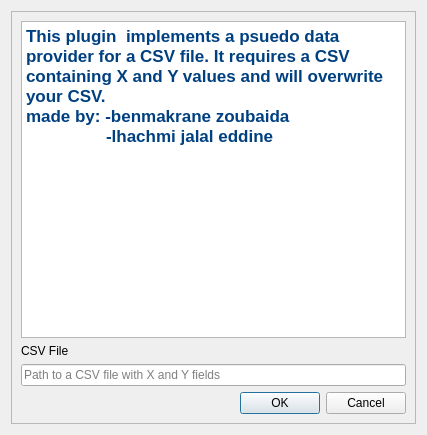
<?xml version="1.0" encoding="UTF-8"?>
<ui version="4.0">
 <class>CSVProviderDialogBase</class>
 <widget class="QDialog" name="CSVProviderDialogBase">
  <property name="geometry">
   <rect>
    <x>0</x>
    <y>0</y>
    <width>427</width>
    <height>435</height>
   </rect>
  </property>
  <property name="windowTitle">
   <string>CSV Provider</string>
  </property>
  <layout class="QGridLayout" name="gridLayout_2">
   <item row="1" column="0">
    <widget class="QFrame" name="frame">
     <property name="frameShape">
      <enum>QFrame::StyledPanel</enum>
     </property>
     <property name="frameShadow">
      <enum>QFrame::Raised</enum>
     </property>
     <layout class="QGridLayout" name="gridLayout">
      <item row="3" column="0">
       <widget class="QSplitter" name="splitter">
        <property name="orientation">
         <enum>Qt::Horizontal</enum>
        </property>
        <widget class="QLineEdit" name="lineEdit">
         <property name="placeholderText">
          <string>Path to a CSV file with X and Y fields</string>
         </property>
        </widget>
       </widget>
      </item>
      <item row="4" column="0">
       <widget class="QDialogButtonBox" name="button_box">
        <property name="orientation">
         <enum>Qt::Horizontal</enum>
        </property>
        <property name="standardButtons">
         <set>QDialogButtonBox::Cancel|QDialogButtonBox::Ok</set>
        </property>
       </widget>
      </item>
      <item row="1" column="0">
       <widget class="QLabel" name="label">
        <property name="text">
         <string>CSV File</string>
        </property>
       </widget>
      </item>
      <item row="0" column="0">
       <widget class="QTextBrowser" name="textBrowser">
        <property name="html">
         <string>&lt;!DOCTYPE HTML PUBLIC &quot;-//W3C//DTD HTML 4.0//EN&quot; &quot;http://www.w3.org/TR/REC-html40/strict.dtd&quot;&gt;
&lt;html&gt;&lt;head&gt;&lt;meta name=&quot;qrichtext&quot; content=&quot;1&quot; /&gt;&lt;style type=&quot;text/css&quot;&gt;
p, li { white-space: pre-wrap; }
&lt;/style&gt;&lt;/head&gt;&lt;body style=&quot; font-family:'MS Shell Dlg 2'; font-size:8.25pt; font-weight:400; font-style:normal;&quot;&gt;
&lt;p style=&quot; margin-top:0px; margin-bottom:0px; margin-left:0px; margin-right:0px; -qt-block-indent:0; text-indent:0px;&quot;&gt;&lt;span style=&quot; font-family:'.Lucida Grande UI'; font-size:13pt; font-weight:600; color:#004080;&quot;&gt;This plugin  implements a psuedo data provider for a CSV file. It requires a CSV containing X and Y values and will overwrite your CSV. &lt;/span&gt;&lt;/p&gt;
&lt;p style=&quot; margin-top:0px; margin-bottom:0px; margin-left:0px; margin-right:0px; -qt-block-indent:0; text-indent:0px;&quot;&gt;&lt;span style=&quot; font-family:'.Lucida Grande UI'; font-size:13pt; font-weight:600; color:#004080;&quot;&gt;made by: -benmakrane zoubaida&lt;/span&gt;&lt;/p&gt;
&lt;p style=&quot; margin-top:0px; margin-bottom:0px; margin-left:0px; margin-right:0px; -qt-block-indent:0; text-indent:0px;&quot;&gt;&lt;span style=&quot; font-family:'.Lucida Grande UI'; font-size:13pt; font-weight:600; color:#004080;&quot;&gt;	-lhachmi jalal eddine&lt;/span&gt;&lt;/p&gt;
&lt;p style=&quot;-qt-paragraph-type:empty; margin-top:12px; margin-bottom:12px; margin-left:0px; margin-right:0px; -qt-block-indent:0; text-indent:0px;&quot;&gt;&lt;br /&gt;&lt;/p&gt;
&lt;p style=&quot; margin-top:12px; margin-bottom:12px; margin-left:0px; margin-right:0px; -qt-block-indent:0; text-indent:0px;&quot;&gt;&lt;span style=&quot; font-family:'.Lucida Grande UI'; font-size:13pt; font-weight:600; color:#004080;&quot;&gt; &lt;/span&gt;&lt;/p&gt;&lt;/body&gt;&lt;/html&gt;</string>
        </property>
        <property name="openExternalLinks">
         <bool>true</bool>
        </property>
       </widget>
      </item>
     </layout>
    </widget>
   </item>
  </layout>
 </widget>
 <resources/>
 <connections>
  <connection>
   <sender>button_box</sender>
   <signal>accepted()</signal>
   <receiver>CSVProviderDialogBase</receiver>
   <slot>accept()</slot>
   <hints>
    <hint type="sourcelabel">
     <x>6</x>
     <y>75</y>
    </hint>
    <hint type="destinationlabel">
     <x>20</x>
     <y>20</y>
    </hint>
   </hints>
  </connection>
  <connection>
   <sender>button_box</sender>
   <signal>rejected()</signal>
   <receiver>CSVProviderDialogBase</receiver>
   <slot>reject()</slot>
   <hints>
    <hint type="sourcelabel">
     <x>6</x>
     <y>75</y>
    </hint>
    <hint type="destinationlabel">
     <x>20</x>
     <y>20</y>
    </hint>
   </hints>
  </connection>
 </connections>
</ui>
